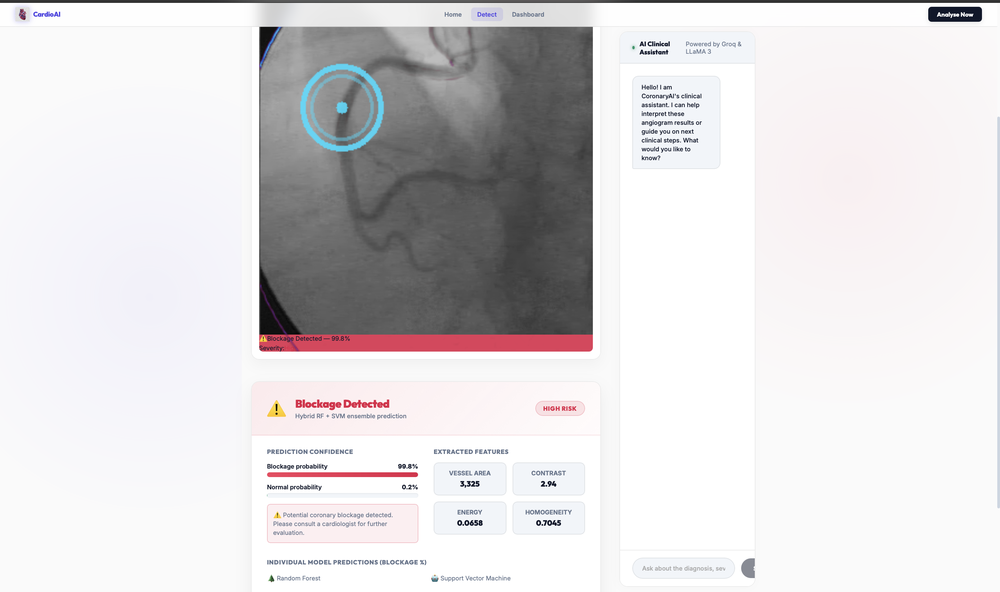
#> input picture assets/dashboard.png, 1000 x 592 px, shrunk from 2940 x 1741 before the run
$ python -i test_advanced_blockage.py   (imports and definitions only)   (older library calls are emulated)
#> lines starting #> are read from the running program, lines starting #| are printed output that depends on the picture; after the words box and inside, x2 and y2 are one past the last pixel; in counts of white or black regions, pixels touching at a corner belong together
import cv2
import numpy as np
from skimage.filters import frangi

def detect_occlusion_points(img_gray):
    # 1. Enhance vessels
    v = frangi(img_gray, sigmas=range(1, 4, 1), black_ridges=True)
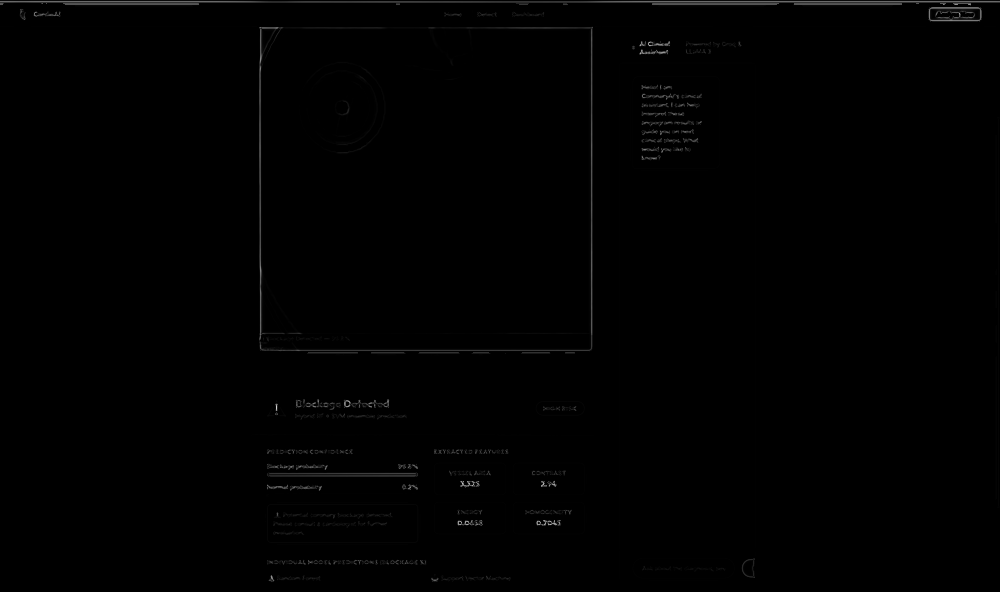
#> v: shape (592, 1000) float64; min 0, max 0.826, mean 0.00457
    v_norm = cv2.normalize(v, None, 0, 255, cv2.NORM_MINMAX, dtype=cv2.CV_8U)

    # 2. Find "thin" areas (potential blockages)
    # Using adaptive thresholding to find vessel structure
    _, binary = cv2.threshold(v_norm, 10, 255, cv2.THRESH_BINARY)
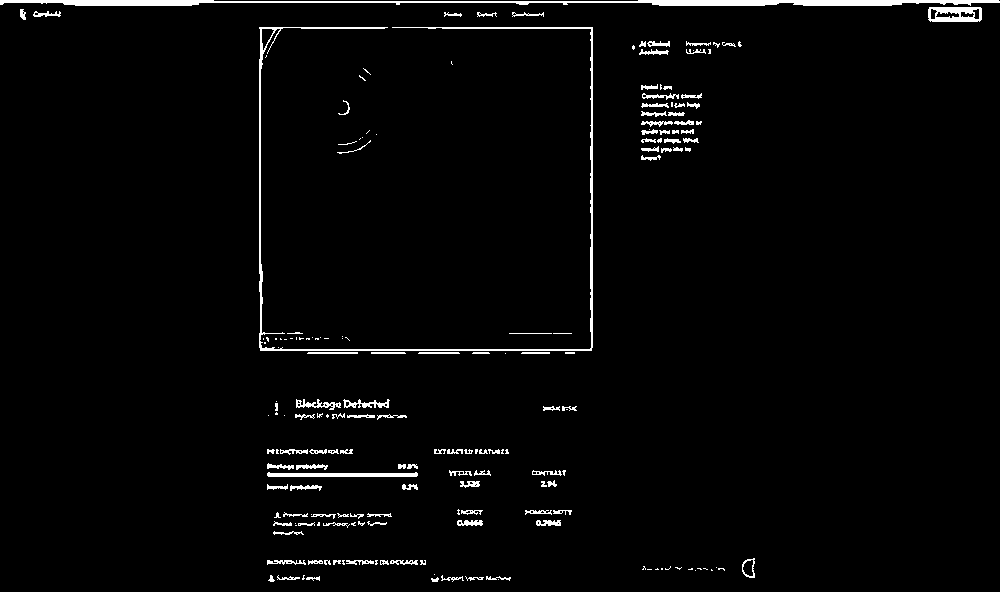
#> binary: shape (592, 1000); 2.5% white; 188 white regions (76 under 20 px)

    # Distance transform to find thickness
    dist = cv2.distanceTransform(binary, cv2.DIST_L2, 5)

    # Blockages are where vessels are thin (dist near 0) but surrounded by thicker ones
    # Or just return the Frangi map with a focus on the lowest intensity vessel parts.

    # For a killer UI, let's find the centers of contours and label them as "Diagnostic Focal Points"
    contours, _ = cv2.findContours(binary, cv2.RETR_LIST, cv2.CHAIN_APPROX_SIMPLE)
#> contours = 267 contours, 185 with area under 20; largest, box (x1, y1, x2, y2) and area: (0, 0, 1000, 6) 2704, (259, 27, 593, 351) 1680, (928, 7, 982, 22) 733, (267, 472, 418, 477) 453, (742, 558, 755, 578) 180
    risk_points = []
    for cnt in contours:
        # If it's a long vessel, find its narrowest point
        # Or if it's a small "island", it's a potential blockage
        risk_points.append(cv2.boundingRect(cnt))
#> this loop made 267 passes
#> cnt on passes 1, 3, 4: [[498, 579]], [[456, 578], [457, 577], [458, 578], [457, 579]], [[452, 578], [453, 577], [454, 578], [453, 579]]
#> after the loop, risk_points = 267 items, first 6: (498, 579, 1, 1), (478, 577, 4, 3), (456, 577, 3, 3), (452, 577, 3, 3), (292, 577, 3, 3), (288, 577, 4, 3)

    print(f"Detected {len(risk_points)} segments")
#| Detected 267 segments

# [1 line not run here, left out]

>>> import cv2
>>> picture = cv2.imread('../assets/dashboard.png', cv2.IMREAD_GRAYSCALE)
>>> result = detect_occlusion_points(picture)

$ run again, on assets/upload.png
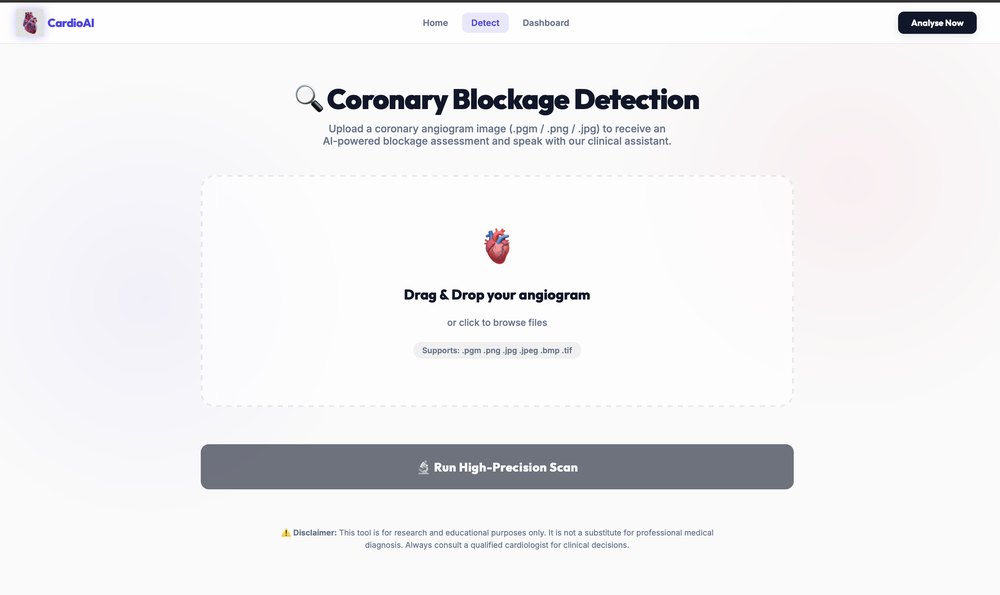
#> input picture assets/upload.png, 1000 x 595 px, shrunk from 2924 x 1740 before the run
#> in detect_occlusion_points, `_, binary = cv2.threshold(v_norm, 10, 255, cv2.THRESH_BINARY)`:
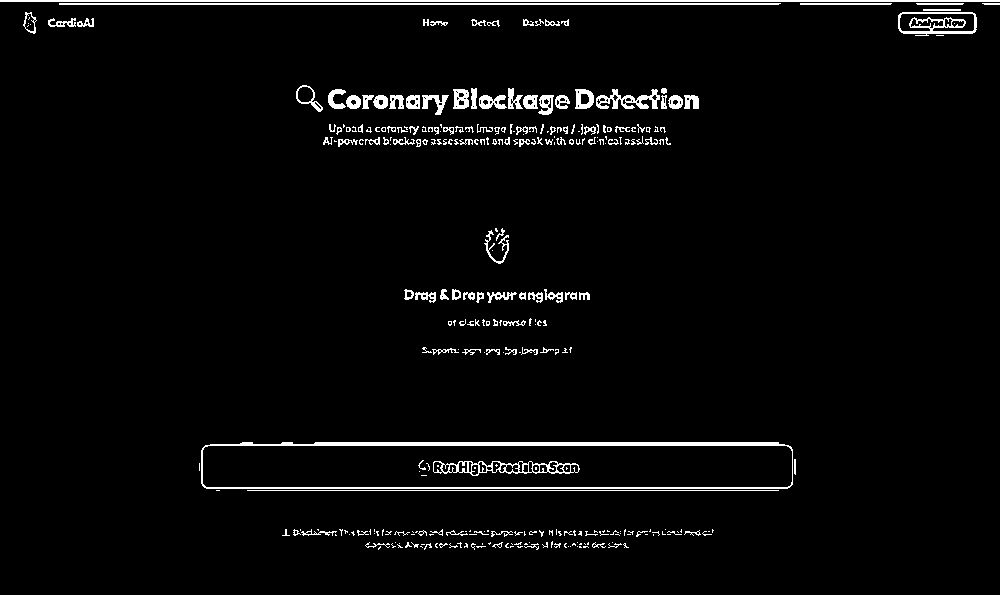
#> binary: shape (595, 1000); 3.2% white; 318 white regions (196 under 20 px)
#> in detect_occlusion_points, `dist = cv2.distanceTransform(binary, cv2.DIST_L2, 5)`:
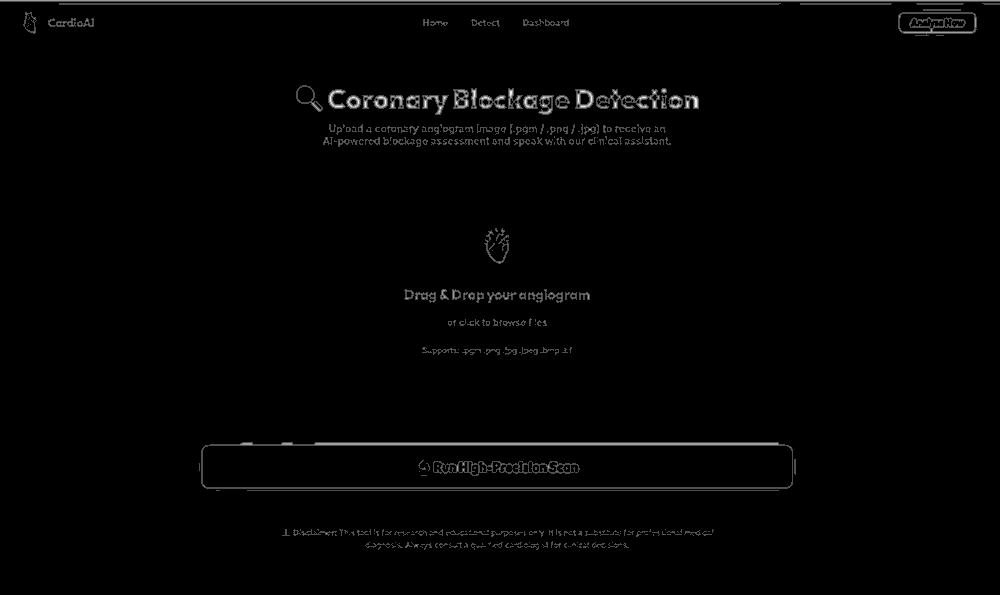
#> dist: shape (595, 1000) float32; min 0, max 3.2, mean 0.0384; drawn with min black and max white
#> contours = 485 contours, 374 with area under 20; largest, box (x1, y1, x2, y2) and area: (201, 442, 793, 489) 26928, (202, 445, 793, 488) 24736, (898, 12, 977, 36) 1610, (433, 461, 580, 476) 1366, (0, 0, 1000, 2) 999
#> the loop in detect_occlusion_points, `for cnt in contours: # If it's a long vessel, find its narrowest point..` made 485 passes
#> cnt on passes 2 to 4: [[579, 546], [579, 547], [581, 547], [580, 546]], [[577, 546]], [[570, 546]]
#> after the loop in detect_occlusion_points, `for cnt in contours:`: risk_points = 485 items, first 6: (583, 546, 6, 2), (579, 546, 3, 2), (577, 546, 1, 1), (570, 546, 1, 1), (568, 546, 1, 1), (517, 546, 6, 2)
#| Detected 485 segments
